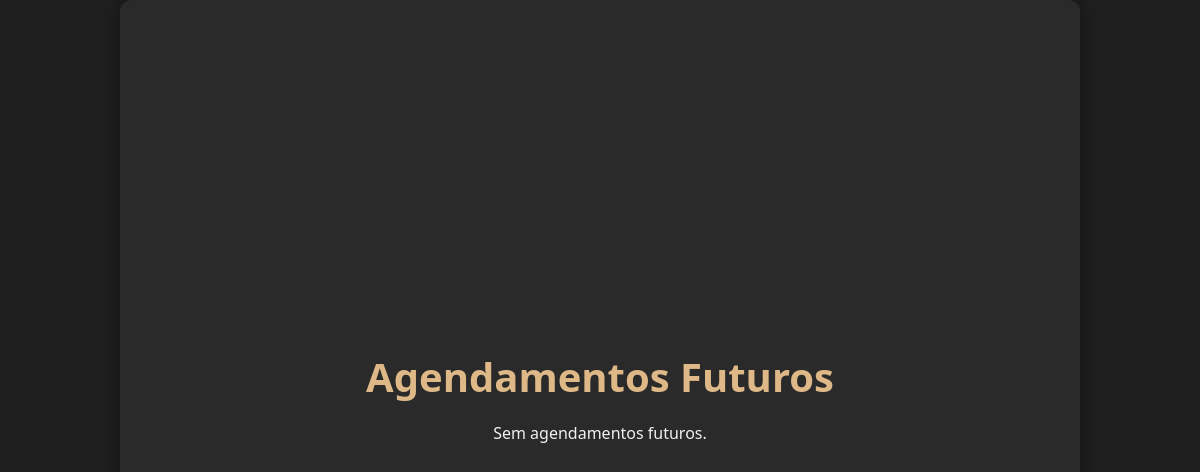
Before: /admin/agendamentos (signed in) with the older database file.
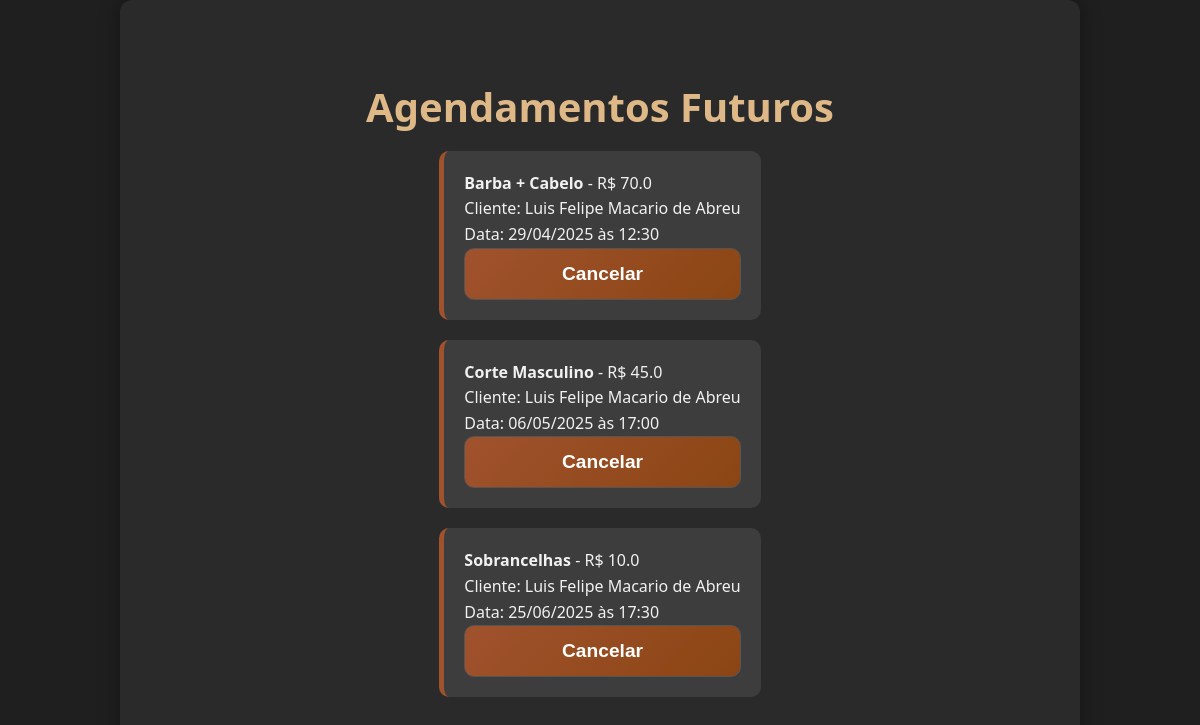
After: the same page with the newer database file.
### models.py (models this page shows)
class Agendamento(db.Model):
    id = db.Column(db.Integer, primary_key=True)
    cliente_id = db.Column(db.Integer, db.ForeignKey('user.id'), nullable=False)
    servico = db.Column(db.String(100), nullable=False)
    preco = db.Column(db.Float, nullable=False)
    data = db.Column(db.Date, nullable=False)
    hora = db.Column(db.Time, nullable=False)
    criado_em = db.Column(db.DateTime, default=db.func.current_timestamp())
    cliente = db.relationship('User', backref='agendamentos')

class User(db.Model, UserMixin):
    id = db.Column(db.Integer, primary_key=True)
    nome = db.Column(db.String(100), nullable=False)
    email = db.Column(db.String(120), unique=True, nullable=False)
    senha = db.Column(db.String(200), nullable=False)
    is_admin = db.Column(db.Boolean, default=False)

### routes/routes.py (the view)
    @app.route('/admin/agendamentos')
    @login_required
    def gerenciar_agendamentos():
        if not current_user.is_admin:
            return redirect(url_for('home'))
        from datetime import date
        agendamentos = Agendamento.query.filter(Agendamento.data >= date.today()).order_by(Agendamento.data).all()
        return render_template('dashboard/gerenciar_agendamentos.html', agendamentos=agendamentos)

### templates/dashboard/gerenciar_agendamentos.html (shortened to what this page needs)
{% extends 'base.html' %}
{% block content %}
<div class="dashboard-container">
    <h2>Agendamentos Futuros</h2>
    {% if agendamentos %}
    <ul>
        {% for ag in agendamentos %}
        <li style="margin-bottom: 20px;">
            <strong>{{ ag.servico }}</strong> - R$ {{ ag.preco }} <br>
            Cliente: {{ ag.cliente.nome }}<br>
            Data: {{ ag.data.strftime('%d/%m/%Y') }} às {{ ag.hora.strftime('%H:%M') }}
            <form method="POST" action="{{ url_for('admin_cancelar_agendamento') }}">
                <button type="submit" onclick="return confirm('Deseja mesmo cancelar este agendamento?')">Cancelar</button>
            </form>
        </li>
        {% endfor %}
    </ul>
    {% else %}
    <p>Sem agendamentos futuros.</p>
    {% endif %}
</div>
{% endblock %}

Changed rows visible on the page:
now on this page (row edited): Agendamento: servico "Barba + Cabelo", preco "70.0", cliente.nome "Luis Felipe Macario de Abreu", data "29/04/2025", hora "12:30"
now on this page (row edited): Agendamento: servico "Corte Masculino", preco "45.0", cliente.nome "Luis Felipe Macario de Abreu", data "06/05/2025", hora "17:00"
now on this page (row edited): Agendamento: servico "Sobrancelhas", preco "10.0", cliente.nome "Luis Felipe Macario de Abreu", data "25/06/2025", hora "17:30"
Other visible differences:
text no longer shown: "Sem agendamentos futuros."
